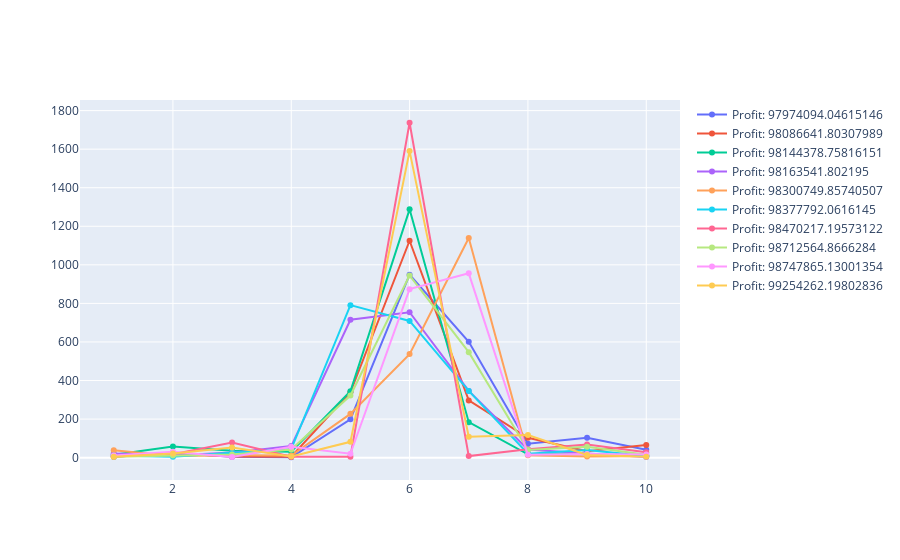

The code cell stored with this chart in its notebook:
### Code cell
import plotly.graph_objects as go
import plotly.express as px
from plotly.subplots import make_subplots

fig = make_subplots(rows=1, cols=1)
for blah in blehh:
    fig.add_trace(go.Scatter(x = [i+1 for i in range(10)], y = allthings[blah], mode = "markers + lines", name = "Profit: " + str(blah)))
fig.show()

### Figure 1 — Plotly figure (JSON) as saved in the notebook; plotly's stock layout.template omitted (floating-point values rounded to 4 significant figures)
{"data": [{"mode": "markers+lines", "name": "Profit: 97974094.04615146", "type": "scatter", "x": [1, 2, 3, 4, 5, 6, 7, 8, 9, 10], "y": [4, 24, 5, 2, 199, 949, 601, 72, 103, 41]}, {"mode": "markers+lines", "name": "Profit: 98086641.80307989", "type": "scatter", "x": [1, 2, 3, 4, 5, 6, 7, 8, 9, 10], "y": [4, 23, 6, 5, 339, 1125, 297, 103, 33, 65]}, {"mode": "markers+lines", "name": "Profit: 98144378.75816151", "type": "scatter", "x": [1, 2, 3, 4, 5, 6, 7, 8, 9, 10], "y": [15, 58, 36, 31, 344, 1288, 184, 17, 18, 9]}, {"mode": "markers+lines", "name": "Profit: 98163541.802195", "type": "scatter", "x": [1, 2, 3, 4, 5, 6, 7, 8, 9, 10], "y": [21, 11, 26, 60, 715, 754, 346, 42, 22, 3]}, {"mode": "markers+lines", "name": "Profit: 98300749.85740507", "type": "scatter", "x": [1, 2, 3, 4, 5, 6, 7, 8, 9, 10], "y": [38, 9, 13, 11, 227, 537, 1139, 12, 6, 8]}, {"mode": "markers+lines", "name": "Profit: 98377792.0616145", "type": "scatter", "x": [1, 2, 3, 4, 5, 6, 7, 8, 9, 10], "y": [11, 5, 25, 44, 791, 709, 346, 20, 40, 9]}, {"mode": "markers+lines", "name": "Profit: 98470217.19573122", "type": "scatter", "x": [1, 2, 3, 4, 5, 6, 7, 8, 9, 10], "y": [10, 18, 78, 5, 5, 1737, 8, 43, 68, 28]}, {"mode": "markers+lines", "name": "Profit: 98712564.8666284", "type": "scatter", "x": [1, 2, 3, 4, 5, 6, 7, 8, 9, 10], "y": [5, 11, 16, 42, 322, 945, 547, 40, 57, 15]}, {"mode": "markers+lines", "name": "Profit: 98747865.13001354", "type": "scatter", "x": [1, 2, 3, 4, 5, 6, 7, 8, 9, 10], "y": [11, 30, 3, 56, 20, 874, 956, 15, 19, 16]}, {"mode": "markers+lines", "name": "Profit: 99254262.19802836", "type": "scatter", "x": [1, 2, 3, 4, 5, 6, 7, 8, 9, 10], "y": [5, 21, 53, 6, 82, 1590, 108, 117, 14, 4]}], "layout": {"xaxis": {"anchor": "y", "domain": [0, 1]}, "yaxis": {"anchor": "x", "domain": [0, 1]}}}
